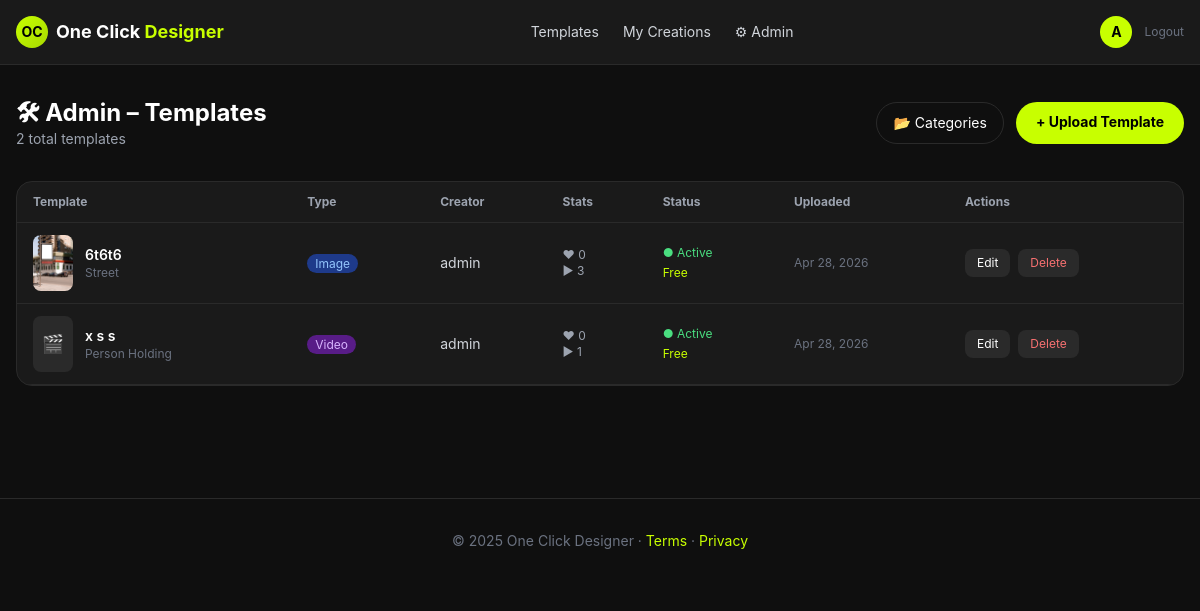
The page /templates/admin/list/ (signed in) on the database its author committed.
### templates_app/models.py (models this page shows, shortened)
class AdTemplate(models.Model):
    TYPE_IMAGE = 'image'
    TYPE_VIDEO = 'video'
    TYPE_CHOICES = [(TYPE_IMAGE, 'Image'), (TYPE_VIDEO, 'Video')]
    ORIENTATION_PORTRAIT = 'portrait'
    ORIENTATION_LANDSCAPE = 'landscape'
    ORIENTATION_SQUARE = 'square'
    ORIENTATION_CHOICES = [
        (ORIENTATION_PORTRAIT, 'Portrait'),
        (ORIENTATION_LANDSCAPE, 'Landscape'),
        (ORIENTATION_SQUARE, 'Square'),
    ]
    title = models.CharField(max_length=200)
    description = models.TextField(blank=True)
    creator = models.ForeignKey(User, on_delete=models.CASCADE, related_name='templates')
    category = models.ForeignKey(Category, on_delete=models.SET_NULL, null=True, blank=True)
    tags = models.CharField(max_length=500, blank=True, help_text="Comma separated tags")
    file = models.FileField(upload_to='templates/files/')
    thumbnail = models.ImageField(upload_to='templates/thumbnails/', blank=True, null=True)
    file_type = models.CharField(max_length=10, choices=TYPE_CHOICES, default=TYPE_IMAGE)
    orientation = models.CharField(max_length=20, choices=ORIENTATION_CHOICES, default=ORIENTATION_PORTRAIT)
    canvas_width = models.IntegerField(default=1080)
    canvas_height = models.IntegerField(default=1920)
    zone_data = models.TextField(default='{}', help_text="JSON data for replaceable zone")
    is_free = models.BooleanField(default=True)
    is_active = models.BooleanField(default=True)
    is_featured = models.BooleanField(default=False)
    likes_count = models.IntegerField(default=0)
    uses_count = models.IntegerField(default=0)
    created_at = models.DateTimeField(auto_now_add=True)
    updated_at = models.DateTimeField(auto_now=True)
    class Meta:
        ordering = ['-created_at']

class Category(models.Model):
    name = models.CharField(max_length=100)
    slug = models.SlugField(unique=True)
    icon = models.CharField(max_length=50, default='📁')
    class Meta:
        verbose_name_plural = 'Categories'

### templates_app/views.py (the view)
# urls.py: path('admin/list/', views.admin_templates, name='admin_templates'),
@staff_member_required
def admin_templates(request):
    templates = AdTemplate.objects.all().order_by('-created_at')
    return render(request, 'templates_app/admin_list.html', {'templates': templates})

### templates/templates_app/admin_list.html (shortened to what this page needs)
{% extends 'base.html' %}
{% block content %}
<div class="max-w-7xl mx-auto px-4 py-8">
  <div class="flex items-center justify-between mb-8">
    <div><h1 class="text-2xl font-bold">🛠 Admin – Templates</h1><p class="text-gray-400 text-sm">{{ templates.count }} total templates</p></div>
    <div class="flex gap-3">
      <a href="{% url 'admin_categories' %}" class="border border-dark-border text-white px-4 py-2.5 rounded-full text-sm hover:border-brand">📂 Categories</a>
      <a href="{% url 'admin_upload' %}" class="bg-brand text-black font-bold px-5 py-2.5 rounded-full text-sm hover:opacity-90">+ Upload Template</a>
    </div>
  </div>
  <div class="bg-dark-card border border-dark-border rounded-2xl overflow-hidden">
    <table class="w-full text-sm">
      <thead class="border-b border-dark-border">
        <tr class="text-left text-gray-400 text-xs">
          <th class="px-4 py-3">Template</th>
          <th class="px-4 py-3">Type</th>
          <th class="px-4 py-3">Creator</th>
          <th class="px-4 py-3">Stats</th>
          <th class="px-4 py-3">Status</th>
          <th class="px-4 py-3">Uploaded</th>
          <th class="px-4 py-3">Actions</th>
        </tr>
      </thead>
      <tbody>
        {% for t in templates %}
        <tr class="border-b border-dark-border hover:bg-dark-border/50 transition-colors">
          <td class="px-4 py-3">
            <div class="flex items-center gap-3">
              <div class="w-10 h-14 bg-dark-border rounded-lg overflow-hidden flex-shrink-0">
                {% if t.thumbnail %}<img src="{{ t.thumbnail.url }}" class="w-full h-full object-cover">
                {% elif t.file_type == 'image' %}<img src="{{ t.file.url }}" class="w-full h-full object-cover">
                {% else %}<div class="w-full h-full flex items-center justify-center text-lg">🎬</div>{% endif %}
              </div>
              <div>
                <p class="font-semibold text-white">{{ t.title|truncatechars:35 }}</p>
                {% if t.category %}<p class="text-xs text-gray-500">{{ t.category.name }}</p>{% endif %}
              </div>
            </div>
          </td>
          <td class="px-4 py-3">
            <span class="px-2 py-0.5 rounded-full text-xs {% if t.file_type == 'video' %}bg-purple-900 text-purple-300{% else %}bg-blue-900 text-blue-300{% endif %}">
              {{ t.file_type|capfirst }}
            </span>
          </td>
          <td class="px-4 py-3 text-gray-300">{{ t.creator.username }}</td>
          <td class="px-4 py-3 text-gray-400 text-xs">
            <p>♥ {{ t.likes_count }}</p>
            <p>▶ {{ t.uses_count }}</p>
          </td>
          <td class="px-4 py-3">
            <div class="flex flex-col gap-1">
              {% if t.is_active %}<span class="text-xs text-green-400">● Active</span>{% else %}<span class="text-xs text-red-400">● Inactive</span>{% endif %}
              {% if t.is_free %}<span class="text-xs text-brand">Free</span>{% else %}<span class="text-xs text-yellow-400">Pro</span>{% endif %}
            </div>
          </td>
          <td class="px-4 py-3 text-gray-500 text-xs">{{ t.created_at|date:"M d, Y" }}</td>
          <td class="px-4 py-3">
            <div class="flex gap-2">
              <a href="{% url 'admin_edit_template' t.pk %}" class="px-3 py-1.5 bg-dark-border rounded-lg text-xs hover:bg-brand hover:text-black transition-colors">Edit</a>
              <form method="POST" action="{% url 'admin_delete_template' t.pk %}" onsubmit="return confirm('Delete this template?')">
                <button type="submit" class="px-3 py-1.5 bg-dark-border rounded-lg text-xs text-red-400 hover:bg-red-900 transition-colors">Delete</button>
              </form>
            </div>
          </td>
        </tr>
        {% empty %}
        <tr><td colspan="7" class="px-4 py-16 text-center text-gray-500">No templates yet. <a href="{% url 'admin_upload' %}" class="text-brand hover:underline">Upload the first one →</a></td></tr>
        {% endfor %}
      </tbody>
    </table>
  </div>
</div>
{% endblock %}

### templates/base.html (shortened to what this page needs)
<!DOCTYPE html>
<html lang="en">
<head>
  <script src="https://cdn.tailwindcss.com"></script>
</head>
<body class="min-h-screen">
<nav class="sticky top-0 z-50 bg-dark-card border-b border-dark-border backdrop-blur">
  <div class="max-w-7xl mx-auto px-4 flex items-center justify-between h-16">
    <a href="{% url 'home' %}" class="flex items-center gap-2">
      <div class="w-8 h-8 brand-gradient rounded-full flex items-center justify-center text-black font-bold text-sm">OC</div>
      <span class="font-bold text-white text-lg">One Click <span class="text-brand">Designer</span></span>
    </a>
    <div class="hidden md:flex items-center gap-6">
      <a href="{% url 'template_list' %}" class="text-gray-300 hover:text-brand transition-colors text-sm">Templates</a>
      {% if user.is_authenticated %}
        <a href="{% url 'my_creations' %}" class="text-gray-300 hover:text-brand transition-colors text-sm">My Creations</a>
        {% if user.is_staff %}
          <a href="{% url 'admin_templates' %}" class="text-gray-300 hover:text-brand transition-colors text-sm">⚙ Admin</a>
        {% endif %}
      {% endif %}
    </div>
    <div class="flex items-center gap-3">
      {% if user.is_authenticated %}
        <a href="{% url 'dashboard' %}" class="text-sm text-gray-300 hover:text-white">
          <div class="w-8 h-8 bg-brand rounded-full flex items-center justify-center text-black font-bold text-sm">
            {{ user.username|first|upper }}
          </div>
        </a>
        <a href="{% url 'logout' %}" class="text-xs text-gray-500 hover:text-white">Logout</a>
      {% else %}
        <a href="{% url 'login' %}" class="text-sm text-gray-300 hover:text-white border border-dark-border px-3 py-1.5 rounded-full">Login</a>
        <a href="{% url 'register' %}" class="text-sm text-black bg-brand hover:bg-dark px-4 py-1.5 rounded-full font-semibold">Sign Up</a>
      {% endif %}
    </div>
  </div>
</nav>
{% block content %}{% endblock %}
<footer class="border-t border-dark-border mt-20 py-8 text-center text-gray-500 text-sm">
  <p>© 2025 One Click Designer · <a href="#" class="text-brand hover:underline">Terms</a> · <a href="#" class="text-brand hover:underline">Privacy</a></p>
</footer>
</body>
</html>

### templates/base.html (style rules this page uses)
body { background: #0f0f0f; color: #fff; font-family: 'Inter', sans-serif; }
.brand-gradient { background: linear-gradient(135deg, #C8FF00, #a8d900); }

### rows shown on the page
AdTemplate: file (picture), title "6t6t6", category.name "Street", file_type "Image", creator.username "admin", likes_count "0", uses_count "3", is_active "● Active", is_free "Free", created_at "Apr 28, 2026"
AdTemplate: title "x s s", category.name "Person Holding", file_type "Video", creator.username "admin", likes_count "0", uses_count "1", is_active "● Active", is_free "Free", created_at "Apr 28, 2026"

### other values the page prints
{{ user.username|first|upper }} "A"
{{ templates.count }} "2"
